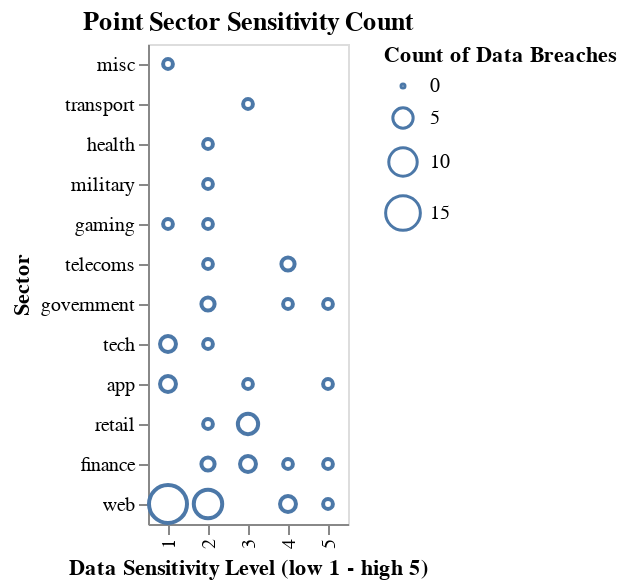

Notebook source saved alongside this figure:
### Markdown cell above
### Question 3

<div class="alert alert-info" style="color:black">

It can often be difficult to compare the length of segments in a stacked bar chart,
since they do not start at the same baseline.
Another way of visualizing the information in the previous plot,
is to create a scatterplot with counts of the combinations of each sector and data sensitivity category:

1. Create a scatterplot
   with the sectors on the y-axis
   and the data sensitivity level on the x-axis
   (encoded as an ordinal variable).
2. Encode the counts of each combination as the size of the points.
3. Sort the y-axis based on the counts (the size encoding).
4. Add a tooltip with the exact count of each categorical combination.

</div>

_Points:_ 8

### Code cell
point_sector_sensitivity_count = alt.Chart(breaches).mark_point().encode(
    x = alt.X("data_sensitivity:O", title = "Data Sensitivity Level (low 1 - high 5)"),
    y = alt.Y("sector", sort = "size", title = "Sector"),
    size = alt.Size("count()", title = "Count of Data Breaches"),
    tooltip = alt.Tooltip(["count()"])
).properties(
    title = "Point Sector Sensitivity Count"
).interactive()

# Show the plot
point_sector_sensitivity_count

### Figure 1 — Vega-Lite specification as saved in the notebook (floating-point values rounded to 4 significant figures)
{"$schema": "https://vega.github.io/schema/vega-lite/v4.17.0.json", "config": {"view": {"continuousHeight": 300, "continuousWidth": 400}}, "data": {"name": "data-983fd4a0b346be762802282aadc3c3e4"}, "datasets": {"data-983fd4a0b346be762802282aadc3c3e4": [{"data_sensitivity": 4, "date": "2021-09-01T00:00:00", "index": 1, "method": "hacked", "organisation": "Syniverse", "records_lost": 500000000, "sector": "telecoms", "source_name": "Vice", "year": 2021}, {"data_sensitivity": 2, "date": "2021-09-01T00:00:00", "index": 5, "method": "poor security", "organisation": "Thailand visitors", "records_lost": 100000000, "sector": "government", "source_name": "South China Morning Post", "year": 2021}, {"data_sensitivity": 1, "date": "2021-07-01T00:00:00", "index": 10, "method": "hacked", "organisation": "Linkedin", "records_lost": 700000000, "sector": "web", "source_name": "9 to 5 mac", "year": 2021}, {"data_sensitivity": 2, "date": "2021-02-01T00:00:00", "index": 21, "method": "hacked", "organisation": "Experian Brazil", "records_lost": 220000000, "sector": "finance", "source_name": "ZDNet", "year": 2021}, {"data_sensitivity": 1, "date": "2021-03-01T00:00:00", "index": 24, "method": "hacked", "organisation": "Facebook", "records_lost": 533000000, "sector": "tech", "source_name": "Business Insider", "year": 2021}, {"data_sensitivity": 3, "date": "2020-12-01T00:00:00", "index": 28, "method": "hacked", "organisation": "SolarWinds", "records_lost": 50000000, "sector": "app", "source_name": "New York Times", "year": 2020}, {"data_sensitivity": 2, "date": "2020-04-01T00:00:00", "index": 37, "method": "hacked", "organisation": "Pakistani mobile operators", "records_lost": 115000000, "sector": "telecoms", "source_name": "ZDNet", "year": 2020}, {"data_sensitivity": 1, "date": "2020-01-01T00:00:00", "index": 41, "method": "poor security", "organisation": "Microsoft", "records_lost": 250000000, "sector": "web", "source_name": "Forbes", "year": 2020}, {"data_sensitivity": 2, "date": "2019-05-01T00:00:00", "index": 56, "method": "hacked", "organisation": "Canva", "records_lost": 139000000, "sector": "web", "source_name": "ZDNet", "year": 2019}, {"data_sensitivity": 1, "date": "2019-05-01T00:00:00", "index": 57, "method": "poor security", "organisation": "Chtrbox", "records_lost": 49000000, "sector": "misc", "source_name": "Techcrunch", "year": 2019}, {"data_sensitivity": 1, "date": "2019-02-01T00:00:00", "index": 62, "method": "hacked", "organisation": "Dubsmash", "records_lost": 162000000, "sector": "web", "source_name": "The Register", "year": 2019}, {"data_sensitivity": 1, "date": "2019-02-01T00:00:00", "index": 63, "method": "hacked", "organisation": "ShareThis", "records_lost": 41000000, "sector": "web", "source_name": "The Register", "year": 2019}, {"data_sensitivity": 2, "date": "2019-02-01T00:00:00", "index": 77, "method": "hacked", "organisation": "Houzz", "records_lost": 57000000, "sector": "retail", "source_name": "Techcrunch", "year": 2019}, {"data_sensitivity": 2, "date": "2019-05-01T00:00:00", "index": 86, "method": "poor security", "organisation": "Indian citizens", "records_lost": 275265298, "sector": "web", "source_name": "Bleeping Computer", "year": 2019}, {"data_sensitivity": 3, "date": "2019-07-01T00:00:00", "index": 88, "method": "hacked", "organisation": "Capital One", "records_lost": 100000000, "sector": "finance", "source_name": "Forbes", "year": 2019}, {"data_sensitivity": 2, "date": "2019-09-01T00:00:00", "index": 90, "method": "poor security", "organisation": "Facebook", "records_lost": 419000000, "sector": "web", "source_name": "Fast Company", "year": 2019}, {"data_sensitivity": 2, "date": "2019-11-01T00:00:00", "index": 93, "method": "poor security", "organisation": "OxyData", "records_lost": 380000000, "sector": "tech", "source_name": "Dataviper", "year": 2019}, {"data_sensitivity": 3, "date": "2018-10-01T00:00:00", "index": 97, "method": "hacked", "organisation": "Cathay Pacific Airways", "records_lost": 94000000, "sector": "transport", "source_name": "ABC News", "year": 2018}, {"data_sensitivity": 2, "date": "2018-12-01T00:00:00", "index": 98, "method": "poor security", "organisation": "Chinese resume leak", "records_lost": 202000000, "sector": "web", "source_name": "HackenProof", "year": 2018}, {"data_sensitivity": 2, "date": "2018-12-01T00:00:00", "index": 99, "method": "poor security", "organisation": "Google+", "records_lost": 52500000, "sector": "web", "source_name": "The Verge", "year": 2018}, {"data_sensitivity": 1, "date": "2018-12-01T00:00:00", "index": 100, "method": "hacked", "organisation": "Quora", "records_lost": 100000000, "sector": "web", "source_name": "NY Times", "year": 2018}, {"data_sensitivity": 3, "date": "2018-11-01T00:00:00", "index": 101, "method": "hacked", "organisation": "Marriott International", "records_lost": 383000000, "sector": "retail", "source_name": "NY Times, CNET", "year": 2018}, {"data_sensitivity": 1, "date": "2018-03-01T00:00:00", "index": 103, "method": "hacked", "organisation": "Facebook", "records_lost": 50000000, "sector": "web", "source_name": "Guardian", "year": 2018}, {"data_sensitivity": 1, "date": "2018-06-01T00:00:00", "index": 106, "method": "hacked", "organisation": "MyHeritage", "records_lost": 92283889, "sector": "web", "source_name": "Bloomberg", "year": 2018}, {"data_sensitivity": 1, "date": "2018-03-01T00:00:00", "index": 112, "method": "hacked", "organisation": "MyFitnessPal", "records_lost": 150000000, "sector": "app", "source_name": "Guardian", "year": 2018}, {"data_sensitivity": 1, "date": "2018-06-01T00:00:00", "index": 114, "method": "poor security", "organisation": "Nametests", "records_lost": 120000000, "sector": "app", "source_name": "Medium", "year": 2018}, {"data_sensitivity": 5, "date": "2018-06-01T00:00:00", "index": 116, "method": "poor security", "organisation": "Firebase", "records_lost": 100000000, "sector": "app", "source_name": "Bleeping Computer", "year": 2018}, {"data_sensitivity": 4, "date": "2018-03-01T00:00:00", "index": 117, "method": "poor security", "organisation": "Aadhaar", "records_lost": 550000000, "sector": "government", "source_name": "ZDNet", "year": 2018}, {"data_sensitivity": 2, "date": "2018-05-01T00:00:00", "index": 121, "method": "poor security", "organisation": "LocalBlox", "records_lost": 48000000, "sector": "web", "source_name": "UpGuard", "year": 2018}, {"data_sensitivity": 1, "date": "2018-05-01T00:00:00", "index": 122, "method": "poor security", "organisation": "Twitter", "records_lost": 330000000, "sector": "tech", "source_name": "Reuters", "year": 2018}, {"data_sensitivity": 3, "date": "2018-09-01T00:00:00", "index": 133, "method": "hacked", "organisation": "Newegg", "records_lost": 45000000, "sector": "retail", "source_name": "TechCrunch", "year": 2018}, {"data_sensitivity": 1, "date": "2018-05-01T00:00:00", "index": 135, "method": "poor security", "organisation": "Apollo", "records_lost": 200000000, "sector": "tech", "source_name": "Wired", "year": 2018}, {"data_sensitivity": 1, "date": "2017-11-01T00:00:00", "index": 139, "method": "hacked", "organisation": "Uber", "records_lost": 57000000, "sector": "app", "source_name": "Bloomberg", "year": 2017}, {"data_sensitivity": 4, "date": "2017-08-01T00:00:00", "index": 142, "method": "poor security", "organisation": "Spambot", "records_lost": 520000000, "sector": "web", "source_name": "The Guardian", "year": 2017}, {"data_sensitivity": 2, "date": "2017-03-01T00:00:00", "index": 149, "method": "oops!", "organisation": "River City Media", "records_lost": 340000000, "sector": "web", "source_name": "Guardian", "year": 2017}, {"data_sensitivity": 4, "date": "2017-10-01T00:00:00", "index": 155, "method": "hacked", "organisation": "Malaysian telcos & MVNOs", "records_lost": 46200000, "sector": "telecoms", "source_name": "LowYat", "year": 2017}, {"data_sensitivity": 4, "date": "2017-09-01T00:00:00", "index": 159, "method": "hacked", "organisation": "Equifax", "records_lost": 143000000, "sector": "finance", "source_name": "UK Gov", "year": 2017}, {"data_sensitivity": 1, "date": "2016-05-01T00:00:00", "index": 161, "method": "hacked", "organisation": "LinkedIn", "records_lost": 117000000, "sector": "web", "source_name": "CNN", "year": 2016}, {"data_sensitivity": 1, "date": "2016-05-01T00:00:00", "index": 162, "method": "hacked", "organisation": "Tumblr", "records_lost": 65000000, "sector": "web", "source_name": "Vice", "year": 2016}, {"data_sensitivity": 2, "date": "2016-09-01T00:00:00", "index": 163, "method": "hacked", "organisation": "Yahoo", "records_lost": 500000000, "sector": "web", "source_name": "CNBC", "year": 2016}, {"data_sensitivity": 5, "date": "2016-04-01T00:00:00", "index": 165, "method": "hacked", "organisation": "Philippines’ Commission on Elections", "records_lost": 55000000, "sector": "government", "source_name": "Trend Micro", "year": 2016}, {"data_sensitivity": 2, "date": "2016-04-01T00:00:00", "index": 168, "method": "hacked", "organisation": "Turkish citizenship database", "records_lost": 49611709, "sector": "government", "source_name": "Business Insider", "year": 2016}, {"data_sensitivity": 4, "date": "2016-06-01T00:00:00", "index": 179, "method": "hacked", "organisation": "VK", "records_lost": 171000000, "sector": "web", "source_name": "Motherboard", "year": 2016}, {"data_sensitivity": 1, "date": "2016-05-01T00:00:00", "index": 182, "method": "hacked", "organisation": "MySpace", "records_lost": 164000000, "sector": "web", "source_name": "Vice", "year": 2016}, {"data_sensitivity": 1, "date": "2016-12-01T00:00:00", "index": 186, "method": "hacked", "organisation": "Dailymotion", "records_lost": 85200000, "sector": "web", "source_name": "ZDNet", "year": 2016}, {"data_sensitivity": 4, "date": "2016-10-01T00:00:00", "index": 187, "method": "hacked", "organisation": "Weebly", "records_lost": 43000000, "sector": "web", "source_name": "Tech Crunch", "year": 2016}, {"data_sensitivity": 1, "date": "2016-11-01T00:00:00", "index": 190, "method": "hacked", "organisation": "Friend Finder Network", "records_lost": 412000000, "sector": "web", "source_name": "ZDNet", "year": 2016}, {"data_sensitivity": 2, "date": "2015-12-01T00:00:00", "index": 197, "method": "poor security", "organisation": "Deep Root Analytics", "records_lost": 198000000, "sector": "web", "source_name": "Reuters, UpGuard", "year": 2015}, {"data_sensitivity": 5, "date": "2015-11-01T00:00:00", "index": 210, "method": "hacked", "organisation": "Securus Technologies", "records_lost": 70000000, "sector": "web", "source_name": "The Intercept", "year": 2015}, {"data_sensitivity": 2, "date": "2015-02-01T00:00:00", "index": 216, "method": "hacked", "organisation": "Anthem ", "records_lost": 80000000, "sector": "health", "source_name": "NYTimes", "year": 2015}, {"data_sensitivity": 1, "date": "2014-05-01T00:00:00", "index": 224, "method": "hacked", "organisation": "Ebay", "records_lost": 145000000, "sector": "web", "source_name": "Business Insider", "year": 2014}, {"data_sensitivity": 3, "date": "2014-10-01T00:00:00", "index": 227, "method": "hacked", "organisation": "JP Morgan Chase", "records_lost": 76000000, "sector": "finance", "source_name": "Deal Book", "year": 2014}, {"data_sensitivity": 3, "date": "2014-09-01T00:00:00", "index": 233, "method": "hacked", "organisation": "Home Depot", "records_lost": 56000000, "sector": "retail", "source_name": "Krebs on Security", "year": 2014}, {"data_sensitivity": 5, "date": "2013-07-01T00:00:00", "index": 237, "method": "hacked", "organisation": "Massive American business hack", "records_lost": 160000000, "sector": "finance", "source_name": "Technology Review", "year": 2013}, {"data_sensitivity": 1, "date": "2013-04-01T00:00:00", "index": 242, "method": "hacked", "organisation": "Living Social", "records_lost": 50000000, "sector": "web", "source_name": "Naked Security, New York Times", "year": 2013}, {"data_sensitivity": 2, "date": "2016-12-01T00:00:00", "index": 243, "method": "hacked", "organisation": "Yahoo", "records_lost": 550000000, "sector": "web", "source_name": "NY Times, BBC", "year": 2013}, {"data_sensitivity": 2, "date": "2013-07-01T00:00:00", "index": 254, "method": "hacked", "organisation": "UbiSoft", "records_lost": 58000000, "sector": "gaming", "source_name": "BBC News", "year": 2013}, {"data_sensitivity": 1, "date": "2013-03-01T00:00:00", "index": 259, "method": "hacked", "organisation": "Evernote", "records_lost": 50000000, "sector": "web", "source_name": "Wired, Digital Trends", "year": 2013}, {"data_sensitivity": 2, "date": "2013-10-01T00:00:00", "index": 266, "method": "inside job", "organisation": "Court Ventures", "records_lost": 200000000, "sector": "finance", "source_name": "NY Times, Gov Tech", "year": 2013}, {"data_sensitivity": 3, "date": "2013-12-01T00:00:00", "index": 271, "method": "hacked", "organisation": "Target", "records_lost": 70000000, "sector": "retail", "source_name": "Huffington Post", "year": 2013}, {"data_sensitivity": 1, "date": "2016-09-01T00:00:00", "index": 287, "method": "hacked", "organisation": "Last.fm", "records_lost": 43500000, "sector": "web", "source_name": "ZD Net", "year": 2012}, {"data_sensitivity": 1, "date": "2016-08-01T00:00:00", "index": 294, "method": "hacked", "organisation": "Dropbox", "records_lost": 68700000, "sector": "web", "source_name": "The Telegraph", "year": 2012}, {"data_sensitivity": 1, "date": "2011-04-01T00:00:00", "index": 304, "method": "hacked", "organisation": "Sony PSN", "records_lost": 77000000, "sector": "gaming", "source_name": "Mashable", "year": 2011}, {"data_sensitivity": 3, "date": "2009-01-01T00:00:00", "index": 345, "method": "hacked", "organisation": "Heartland", "records_lost": 130000000, "sector": "finance", "source_name": "Dark Reading", "year": 2009}, {"data_sensitivity": 2, "date": "2009-10-01T00:00:00", "index": 353, "method": "lost device ", "organisation": "US Military", "records_lost": 76000000, "sector": "military", "source_name": "Wired", "year": 2009}, {"data_sensitivity": 3, "date": "2007-03-01T00:00:00", "index": 379, "method": "hacked", "organisation": "TK / TJ Maxx", "records_lost": 94000000, "sector": "retail", "source_name": "ZD Net", "year": 2007}, {"data_sensitivity": 1, "date": "2004-06-01T00:00:00", "index": 391, "method": "inside job", "organisation": "AOL", "records_lost": 92000000, "sector": "web", "source_name": "CNN", "year": 2004}]}, "encoding": {"size": {"aggregate": "count", "title": "Count of Data Breaches", "type": "quantitative"}, "tooltip": [{"aggregate": "count", "type": "quantitative"}], "x": {"field": "data_sensitivity", "title": "Data Sensitivity Level (low 1 - high 5)", "type": "ordinal"}, "y": {"field": "sector", "sort": "size", "title": "Sector", "type": "nominal"}}, "mark": "point", "selection": {"selector001": {"bind": "scales", "encodings": ["x", "y"], "type": "interval"}}, "title": "Point Sector Sensitivity Count"}
